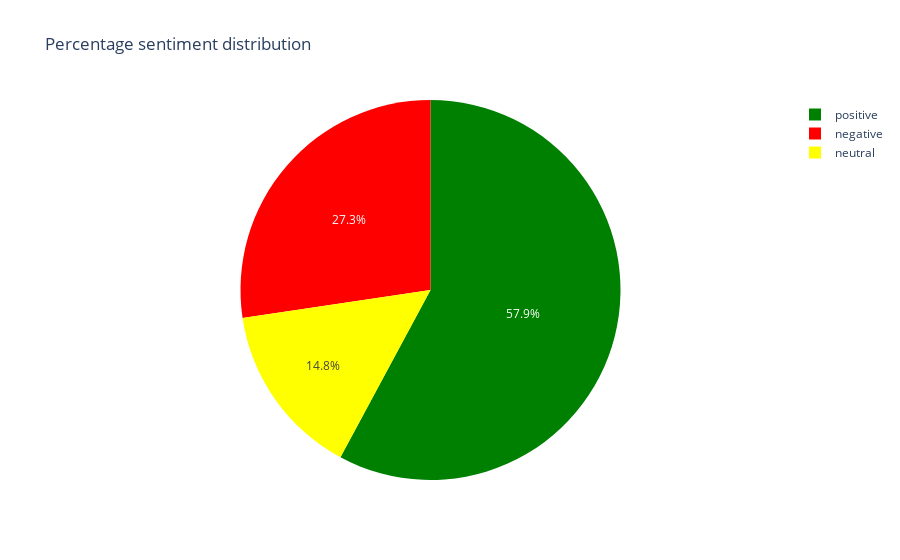

The notebook cell this image was saved under:
### Code cell
fig = px.pie(sentiment_percent, values='percentages', names='sentiments', title='Percentage sentiment distribution',
            color='sentiments', color_discrete_map={'positive':'green',
                                 'negative':'red',
                                 'neutral':'yellow'
            }
)
fig.show()

### Figure 1 — Plotly figure (JSON) as saved in the notebook; plotly's stock layout.template omitted (floating-point values rounded to 4 significant figures)
{"data": [{"customdata": [["positive"], ["negative"], ["neutral"]], "domain": {"x": [0, 1], "y": [0, 1]}, "hovertemplate": "sentiments=%{customdata[0]}<br>percentages=%{value}<extra></extra>", "labels": ["positive", "negative", "neutral"], "legendgroup": "", "marker": {"colors": ["green", "red", "yellow"]}, "name": "", "showlegend": true, "type": "pie", "values": [57.86, 27.34, 14.8]}], "layout": {"legend": {"tracegroupgap": 0}, "title": {"text": "Percentage sentiment distribution"}}}
